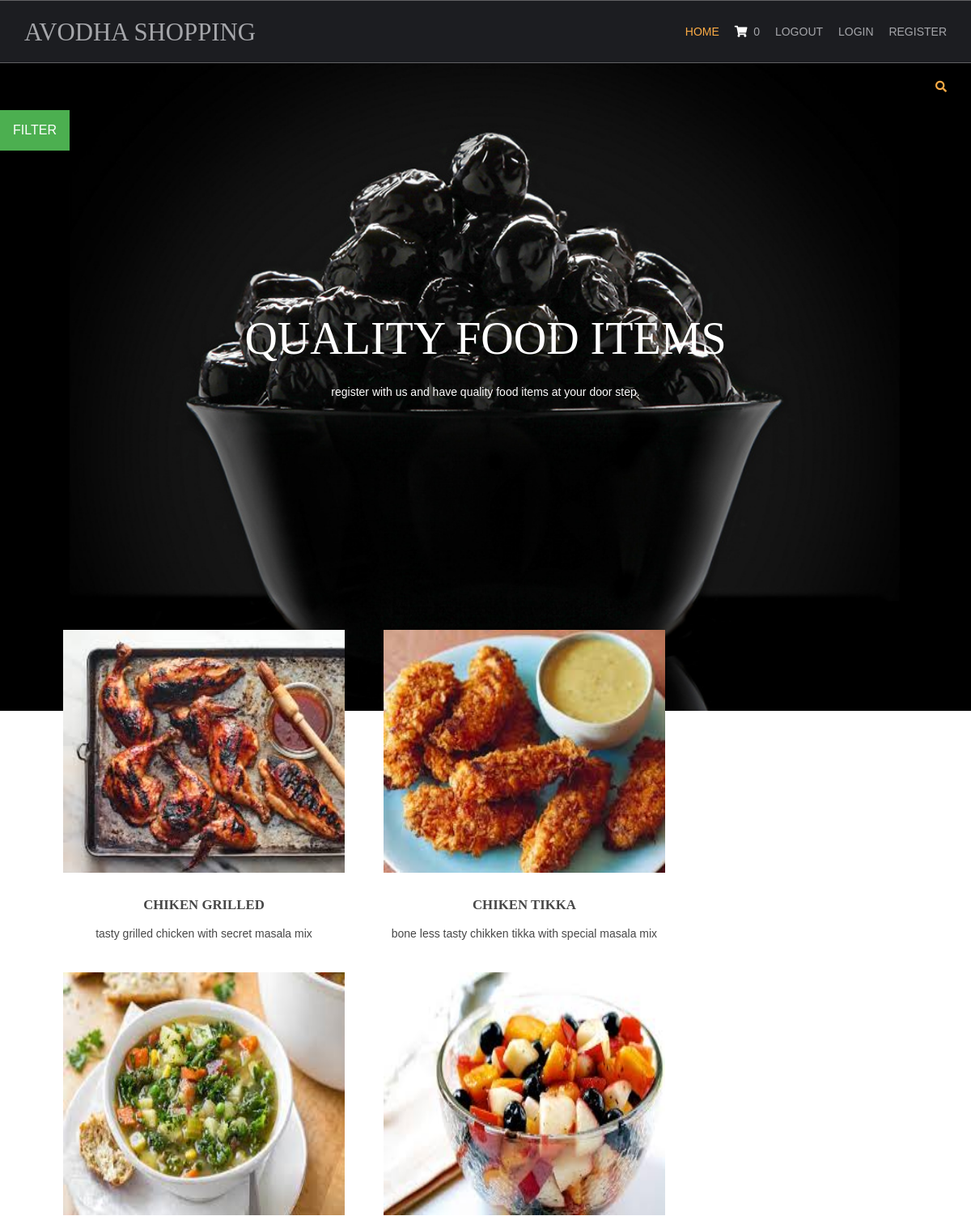
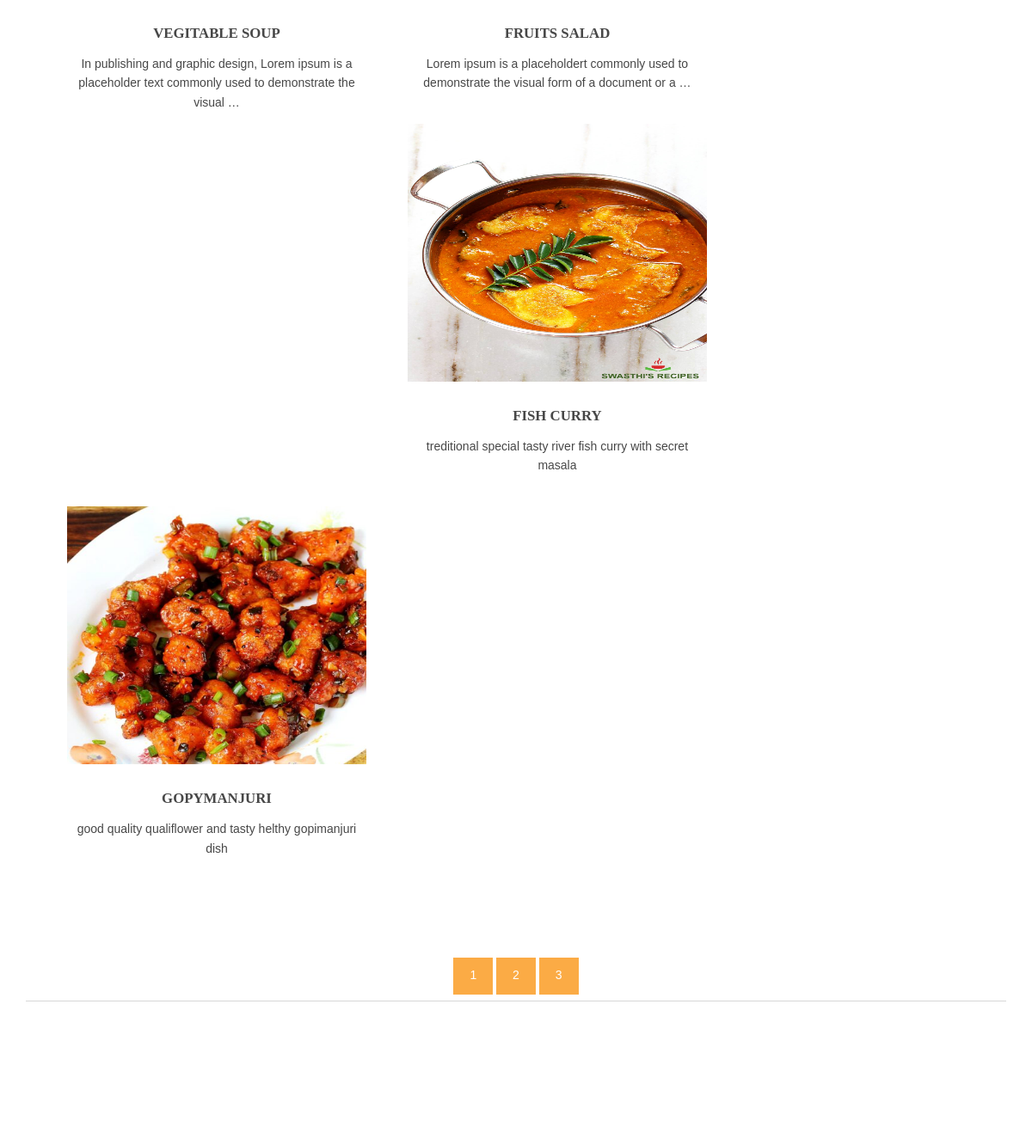
The page / on the database its author committed (2 pictures, top to bottom).
### shophome/models.py (models this page shows, shortened)
class products (models.Model):
    name=models.CharField(max_length=250,unique=True)
    slug=models.SlugField(max_length=250, unique=True)
    img=models.ImageField(upload_to='product')
    desc=models.TextField()
    stock=models.IntegerField()
    available = models.BooleanField()
    price = models.IntegerField()
    category=models.ForeignKey(categ,on_delete=models.CASCADE)
    def get_url(self):
        return reverse('details',args=[self.category.slug,self.slug])

### shophome/views.py (the view)
# urls.py: 2. Add a URL to urlpatterns:  path('', views.home, name='home')
def home (request,c_slug=None):
    c_page=None
    prodt=None
    if c_slug!=None:
        c_page= get_object_or_404(categ,slug=c_slug)
        prodt=products.objects.filter(category=c_page,available=True)
    else:
        prodt=products.objects.all().filter(available=True)
    cat=categ.objects.all()
    paginator=Paginator(prodt,6)
    try:
        page=int(request.GET.get('page','1'))
    except:
        page=1
    try:
        pro=paginator.page(page)
    except(EmptyPage,InvalidPage):
        pro=paginator.page(paginator.num_pages)
    return render(request,'homeindex.html',{'pr':prodt,'ct':cat,'pg':pro})

### shopcart/context_processor.py (called while the page is built)
def count(request):
    item_count=0;
    if 'admin' in request.path:
        return {}
    else:
        try:
            ct=cartlist.objects.filter(cart_id=c_id(request))
            cti=items.objects.all().filter(cart=ct[:1])
            for c in cti:
                item_count += c.quan
        except cartlist.DoesNotExist:
            item_count=0
        return dict(itc=item_count)

### shopcart/views.py (called while the page is built)
def c_id (request):
    ct_id=request.session.session_key
    if not ct_id:
        ct_id=request.session.create()
    return ct_id

### shophome/models.py (called while the page is built)
    def get_url(self):
        return reverse('prod_cat',args=[self.slug])

### templates/homeindex.html (shortened to what this page needs)
{% extends 'base.html' %}
{% load static %}
{% block content %}
<html lang="">
<head>
<link href="{% static 'hm/layout/styles/layout.css' %}" rel="stylesheet" type="text/css" media="all">
</head>
<body id="top">
<div class="abcd" style="background-image:url({% static 'hm/images/demo/backgrounds/bg.jpg' %});">
    <div class="wrapper row0">
    <div id="topbar" class="hoc clear">
            <div class="fl_right">
        <ul class="nospace">
          <li id="searchform">
          </li>
        </ul>
      </div>
    </div>
    </div>
  <div class="dropdown">
  <button class="dropbtn">FILTER</button>
</div>
  <div id="pageintro" class="hoc clear">
    <article>
      <h3 class="heading">QUALITY FOOD ITEMS</h3>
      <p>register with us and have quality food items at your door step.</p>
    </article>
  </div>
</div>
<div class="wrapper row3">
  <main class="hoc container clear">
    <section id="introblocks">
      <ul class="nospace group btmspace-80">
        {% for i in pg.object_list %}
        <li class="one_third">
          <figure><a class="imgover" href="{{i.get_url}}"><img src="{{i.img.url}}"  alt="" style="height:300; width:600;"></a>
            <figcaption>
              <h6 class="heading">{{i.name}}</h6>
              <p>{{i.desc|truncatewords:17}}</p>
              <br>
            </figcaption>
          </figure>
        </li>
   {% endfor %}
      </ul>
    </section>
    <center>
      {% for p in pg.paginator.page_range %}
      <a href="?page={{p}}" class="btn btn-light btn-sm" {% if pg.number == p %} active {% endif %}">{{p}}</a>
      {% endfor %}
    </center>
<hr class="btmspace-80">
</main>
</div>
</body>
</html>
{% endblock %}

### templates/base.html (shortened to what this page needs)
{% load static %}
<html lang="">
<head>
<link href="{% static 'hm/layout/styles/layout.css' %}" rel="stylesheet" type="text/css" media="all">
</head>
<body id="top">
  <div class="wrapper row1">
    <header id="header" class="hoc clear">
      <div id="logo" class="fl_left">
        <h1><a href="/">AVODHA SHOPPING</a></h1>
      </div>
      <nav id="mainav" class="fl_right">
        <ul class="clear">
         <li class="active"><a href="/">Home</a></li>
         <li><a class="active" href="{% url 'cartDetails' %}"> <i class="fa fa-shopping-cart" style="font-size:14px; color:white;"></i> &nbsp;{{itc}}</a></li>
          <li><a class="active" href="#">logout</a></li>
          <li><a class="active" href="#">login</a></li>
          <li><a class="active" href="#">register</a></li>
           </ul>
      </nav>
    </header>
  </div>
{% block content %}
{% endblock %}
</body>
</html>

### static/hm/layout/styles/layout.css (style rules this page uses)
.row1 { border:solid; border-width:1px 0; }
#topbar { padding:20px 0; font-size:.8rem; text-transform:uppercase; }
#topbar ul li { display:inline-block; margin-right:15px; }
#topbar ul li:last-child { margin-right:0; padding-right:0; border-right:none; }
#topbar #searchform { position:relative; line-height:1; z-index:9999; }
#topbar #searchform::after { display:block; height:18px; line-height:18px; padding:0; font-family:"Font Awesome\ 5 Free"; font-weight:900; font-size:1rem; content:"\f002"; }
#topbar #searchform ::placeholder { text-transform:capitalize; }
#header #logo { margin:22px 0 0 0; }
#header #logo h1 { margin:0; padding:0; font-size:2.2rem; text-transform:uppercase; }
#pageintro { padding:200px 0 300px; }
#pageintro article, #pageintro article p { display:block; max-width:75%; margin:0 auto; text-align:center; }
#pageintro article p { max-width:65%; line-height:2rem; }
#pageintro .heading { margin-bottom:20px; font-size:4rem; }
.container { padding:80px 0; }
#introblocks { display:block; position:relative; margin:-180px 0 0 0; z-index:1; text-align:center; }
#introblocks figure figcaption { display:block; padding:30px 0 0 0; text-align:center; }
#introblocks figure figcaption .heading { font-size:1.2rem; font-weight:700; margin-bottom:0; }
*, *::before, *::after { transition:all .3s ease-in-out; }
nav ul, nav ol { margin:0; padding:0; list-style:none; }
#mainav, #breadcrumb, .sidebar nav { line-height:normal; }
#mainav ul { text-transform:uppercase; }
#mainav li { display:inline-block; position:relative; margin:0 15px 0 0; padding:0; }
#mainav li:last-child { margin-right:0; }
#mainav li a { display:block; padding:30px 0; }
body { color:#A5A6AA; background-color:#1C1D21; }
a { color:#FBAB45; }
hr, .borderedbox { border-color:#D7D7D7; }
.btn, .btn.inverse:hover { color:#FFFFFF; background-color:#FBAB45; border-color:#FBAB45; }
.imgover, .imgover:hover::after { color:#FFFFFF; }
.row1 { border-color:rgba(255,255,255,.3); }
.row3 { color:#474747; background-color:#FFFFFF; }
#topbar #searchform { color:#FBAB45; }
#header #logo h1 a { color:inherit; }
#pageintro { color:#FFFFFF; }
#mainav li a { color:inherit; }
#mainav .active a, #mainav a:hover, #mainav li:hover > a { color:#FBAB45; background-color:inherit; }
@media screen and (min-width:1140px) { .hoc { max-width:1140px; } }

### templates/homeindex.html (style rules this page uses)
.dropbtn { background-color: #4CAF50; color: white; padding: 16px; font-size: 16px; border: none; cursor: pointer; }
.dropdown { position: relative; display: inline-block; padding-right: 56px; }
.abcd { height: 100%; background-position: center; background-repeat: no-repeat; background-size: cover; }

### rows shown on the page
products: img (picture), name "CHIKEN GRILLED", desc "tasty grilled chicken with secret masala mix"
products: img (picture), name "CHIKEN TIKKA", desc "bone less tasty chikken tikka with special masala mix"
products: img (picture), name "VEGITABLE SOUP", desc "In publishing and graphic design, Lorem ipsum is a placeholder text commonly used to demonstrate the visual …"
products: img (picture), name "FRUITS SALAD", desc "Lorem ipsum is a placeholdert commonly used to demonstrate the visual form of a document or a …"
products: img (picture), name "FISH CURRY", desc "treditional special tasty river fish curry with secret masala"
products: img (picture), name "GOPYMANJURI", desc "good quality qualiflower and tasty helthy gopimanjuri dish"

### other values the page prints
{{ itc }} "0"
{{ p }} "1" "2" "3"
